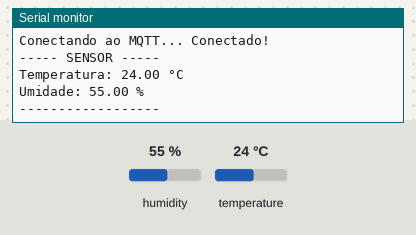
A program run on a simulated ESP32. On the bench: the last lines printed to the serial monitor. Wiring (inferred from the names in the program): HTU21/Si7021 sensor at I2C address 0x40. The inputs (shaded band) are chosen by the test bench; at power-on: humidity 55 %, temperature 24 °C. WiFi joins after 1.5 s; servers stay silent unless stated; no MQTT or app messages arrive unless stated.

Above: at 2.7 s.
2.8 s: humidity set to 22 %
At 7.1 s:
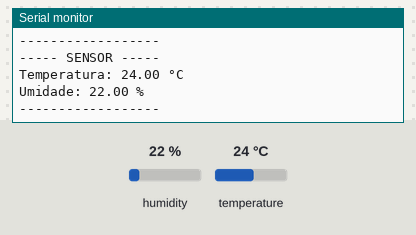
8.5 s: temperature set to 12 °C
At 12.3 s:
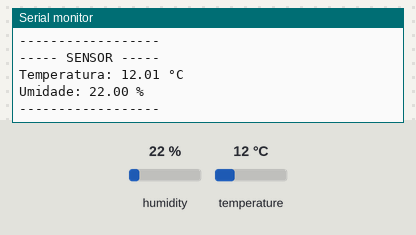
14.2 s: humidity set to 40 %
At 17.6 s:
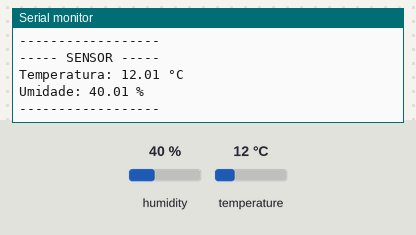
Timing chart, 0 to 19.1 s (numbered marks = the images above; inputs shaded):
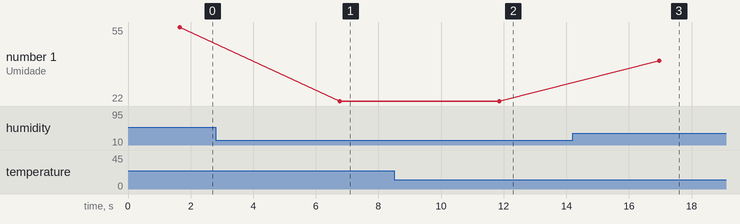

The program:

main.cpp
```cpp
#include <Arduino.h>
#include <Wire.h>
#include <WiFi.h>
#include <PubSubClient.h>

#define HTU21D_ADDR 0x40

// ====== WIFI ======
const char* ssid = "Emeddo01";
const char* password = "31415926";

// ====== MQTT ======
const char* mqtt_server = "192.168.0.6"; // IP do seu PC

WiFiClient espClient;
PubSubClient client(espClient);

// ==========================
// Conectar WiFi
// ==========================
void setup_wifi() {
  Serial.println("Conectando ao WiFi...");
  WiFi.begin(ssid, password);

  while (WiFi.status() != WL_CONNECTED) {
    delay(500);
    Serial.print(".");
  }

  Serial.println("\nWiFi conectado!");
  Serial.print("IP do ESP32: ");
  Serial.println(WiFi.localIP());
}

// ==========================
// Reconectar MQTT
// ==========================
void reconnect() {
  while (!client.connected()) {
    Serial.print("Conectando ao MQTT... ");

    if (client.connect("ESP32_HTU21D")) {
      Serial.println("Conectado!");
    } else {
      Serial.print("Erro, rc=");
      Serial.print(client.state());
      Serial.println(" tentando novamente em 2s");
      delay(2000);
    }
  }
}

// ==========================
// Ler Temperatura
// ==========================
float readTemperature() {
  Wire.beginTransmission(HTU21D_ADDR);
  Wire.write(0xF3);
  Wire.endTransmission();
  delay(50);

  Wire.requestFrom(HTU21D_ADDR, 2);
  if (Wire.available() < 2) return NAN;

  uint16_t raw = (Wire.read() << 8) | Wire.read();
  raw &= 0xFFFC;

  return -46.85 + (175.72 * raw / 65536.0);
}

// ==========================
// Ler Umidade
// ==========================
float readHumidity() {
  Wire.beginTransmission(HTU21D_ADDR);
  Wire.write(0xF5);
  Wire.endTransmission();
  delay(50);

  Wire.requestFrom(HTU21D_ADDR, 2);
  if (Wire.available() < 2) return NAN;

  uint16_t raw = (Wire.read() << 8) | Wire.read();
  raw &= 0xFFFC;

  return -6.0 + (125.0 * raw / 65536.0);
}

// ==========================
// SETUP
// ==========================
void setup() {
  Serial.begin(115200);
  Wire.begin(21, 22); // SDA 21, SCL 22

  setup_wifi();

  client.setServer(mqtt_server, 1883);
}

// ==========================
// LOOP
// ==========================
void loop() {

  if (!client.connected()) {
    reconnect();
  }

  client.loop();

  float temp = readTemperature();
  float hum = readHumidity();

  if (!isnan(temp) && !isnan(hum)) {

    Serial.println("----- SENSOR -----");
    Serial.print("Temperatura: ");
    Serial.print(temp);
    Serial.println(" °C");

    Serial.print("Umidade: ");
    Serial.print(hum);
    Serial.println(" %");
    Serial.println("------------------");

    char msg[100];
    sprintf(msg, "{\"temperatura\":%.2f,\"umidade\":%.2f}", temp, hum);

    client.publish("servidor/sensor1", msg);

  } else {
    Serial.println("Erro ao ler sensor!");
  }

  delay(5000);
}
```

Measured:
- after the input at 2.8 s, the serial monitor: prints a new line after 4.0 s (image 1)
- after the input at 8.5 s, the serial monitor: prints a new line after 3.4 s (image 2)
- after the input at 14.2 s, the serial monitor: prints a new line after 2.8 s (image 3)
- plotted number 1: 55 → 22 after the input at 2.8 s, 22 → 40.01 after the input at 14.2 s
